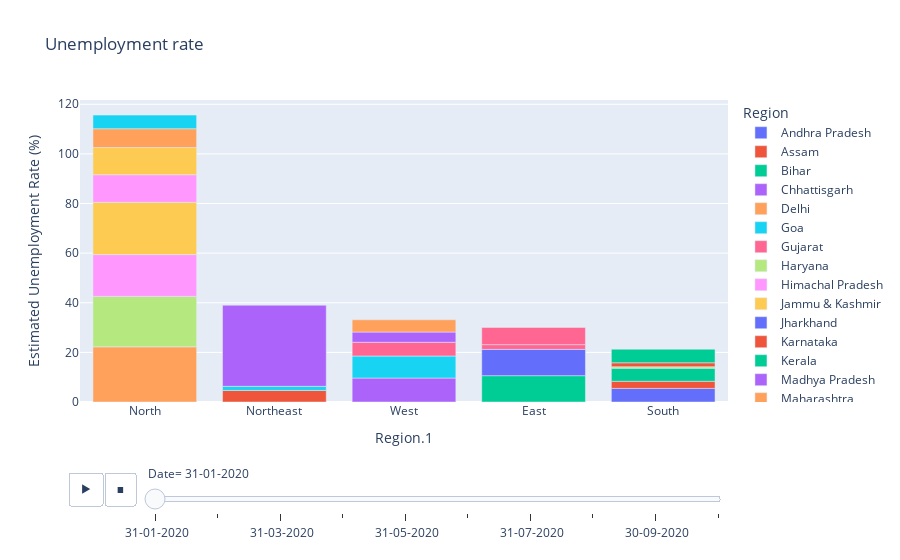

The notebook cell this image was saved under:
### Code cell
fg = px.bar(pq,x='Region.1',y=' Estimated Unemployment Rate (%)',color='Region',title='Unemployment rate',animation_frame=' Date',template='plotly')
fg.update_layout(xaxis={'categoryorder':'total descending'})
fg.show()

### Figure 1 — Plotly figure (JSON) as saved in the notebook; plotly's stock layout.template omitted (floating-point values rounded to 4 significant figures)
{"data": [{"alignmentgroup": "True", "hovertemplate": "Region=Andhra Pradesh<br> Date= 31-01-2020<br>Region.1=%{x}<br> Estimated Unemployment Rate (%)=%{y}<extra></extra>", "legendgroup": "Andhra Pradesh", "marker": {"color": "#636efa", "pattern": {"shape": ""}}, "name": "Andhra Pradesh", "offsetgroup": "Andhra Pradesh", "orientation": "v", "showlegend": true, "textposition": "auto", "type": "bar", "x": ["South"], "xaxis": "x", "y": [5.48], "yaxis": "y"}, {"alignmentgroup": "True", "hovertemplate": "Region=Assam<br> Date= 31-01-2020<br>Region.1=%{x}<br> Estimated Unemployment Rate (%)=%{y}<extra></extra>", "legendgroup": "Assam", "marker": {"color": "#EF553B", "pattern": {"shape": ""}}, "name": "Assam", "offsetgroup": "Assam", "orientation": "v", "showlegend": true, "textposition": "auto", "type": "bar", "x": ["Northeast"], "xaxis": "x", "y": [4.66], "yaxis": "y"}, {"alignmentgroup": "True", "hovertemplate": "Region=Bihar<br> Date= 31-01-2020<br>Region.1=%{x}<br> Estimated Unemployment Rate (%)=%{y}<extra></extra>", "legendgroup": "Bihar", "marker": {"color": "#00cc96", "pattern": {"shape": ""}}, "name": "Bihar", "offsetgroup": "Bihar", "orientation": "v", "showlegend": true, "textposition": "auto", "type": "bar", "x": ["East"], "xaxis": "x", "y": [10.61], "yaxis": "y"}, {"alignmentgroup": "True", "hovertemplate": "Region=Chhattisgarh<br> Date= 31-01-2020<br>Region.1=%{x}<br> Estimated Unemployment Rate (%)=%{y}<extra></extra>", "legendgroup": "Chhattisgarh", "marker": {"color": "#ab63fa", "pattern": {"shape": ""}}, "name": "Chhattisgarh", "offsetgroup": "Chhattisgarh", "orientation": "v", "showlegend": true, "textposition": "auto", "type": "bar", "x": ["West"], "xaxis": "x", "y": [9.65], "yaxis": "y"}, {"alignmentgroup": "True", "hovertemplate": "Region=Delhi<br> Date= 31-01-2020<br>Region.1=%{x}<br> Estimated Unemployment Rate (%)=%{y}<extra></extra>", "legendgroup": "Delhi", "marker": {"color": "#FFA15A", "pattern": {"shape": ""}}, "name": "Delhi", "offsetgroup": "Delhi", "orientation": "v", "showlegend": true, "textposition": "auto", "type": "bar", "x": ["North"], "xaxis": "x", "y": [22.23], "yaxis": "y"}, {"alignmentgroup": "True", "hovertemplate": "Region=Goa<br> Date= 31-01-2020<br>Region.1=%{x}<br> Estimated Unemployment Rate (%)=%{y}<extra></extra>", "legendgroup": "Goa", "marker": {"color": "#19d3f3", "pattern": {"shape": ""}}, "name": "Goa", "offsetgroup": "Goa", "orientation": "v", "showlegend": true, "textposition": "auto", "type": "bar", "x": ["West"], "xaxis": "x", "y": [8.89], "yaxis": "y"}, {"alignmentgroup": "True", "hovertemplate": "Region=Gujarat<br> Date= 31-01-2020<br>Region.1=%{x}<br> Estimated Unemployment Rate (%)=%{y}<extra></extra>", "legendgroup": "Gujarat", "marker": {"color": "#FF6692", "pattern": {"shape": ""}}, "name": "Gujarat", "offsetgroup": "Gujarat", "orientation": "v", "showlegend": true, "textposition": "auto", "type": "bar", "x": ["West"], "xaxis": "x", "y": [5.54], "yaxis": "y"}, {"alignmentgroup": "True", "hovertemplate": "Region=Haryana<br> Date= 31-01-2020<br>Region.1=%{x}<br> Estimated Unemployment Rate (%)=%{y}<extra></extra>", "legendgroup": "Haryana", "marker": {"color": "#B6E880", "pattern": {"shape": ""}}, "name": "Haryana", "offsetgroup": "Haryana", "orientation": "v", "showlegend": true, "textposition": "auto", "type": "bar", "x": ["North"], "xaxis": "x", "y": [20.34], "yaxis": "y"}, {"alignmentgroup": "True", "hovertemplate": "Region=Himachal Pradesh<br> Date= 31-01-2020<br>Region.1=%{x}<br> Estimated Unemployment Rate (%)=%{y}<extra></extra>", "legendgroup": "Himachal Pradesh", "marker": {"color": "#FF97FF", "pattern": {"shape": ""}}, "name": "Himachal Pradesh", "offsetgroup": "Himachal Pradesh", "orientation": "v", "showlegend": true, "textposition": "auto", "type": "bar", "x": ["North"], "xaxis": "x", "y": [16.83], "yaxis": "y"}, {"alignmentgroup": "True", "hovertemplate": "Region=Jammu & Kashmir<br> Date= 31-01-2020<br>Region.1=%{x}<br> Estimated Unemployment Rate (%)=%{y}<extra></extra>", "legendgroup": "Jammu & Kashmir", "marker": {"color": "#FECB52", "pattern": {"shape": ""}}, "name": "Jammu & Kashmir", "offsetgroup": "Jammu & Kashmir", "orientation": "v", "showlegend": true, "textposition": "auto", "type": "bar", "x": ["North"], "xaxis": "x", "y": [21.08], "yaxis": "y"}, {"alignmentgroup": "True", "hovertemplate": "Region=Jharkhand<br> Date= 31-01-2020<br>Region.1=%{x}<br> Estimated Unemployment Rate (%)=%{y}<extra></extra>", "legendgroup": "Jharkhand", "marker": {"color": "#636efa", "pattern": {"shape": ""}}, "name": "Jharkhand", "offsetgroup": "Jharkhand", "orientation": "v", "showlegend": true, "textposition": "auto", "type": "bar", "x": ["East"], "xaxis": "x", "y": [10.61], "yaxis": "y"}, {"alignmentgroup": "True", "hovertemplate": "Region=Karnataka<br> Date= 31-01-2020<br>Region.1=%{x}<br> Estimated Unemployment Rate (%)=%{y}<extra></extra>", "legendgroup": "Karnataka", "marker": {"color": "#EF553B", "pattern": {"shape": ""}}, "name": "Karnataka", "offsetgroup": "Karnataka", "orientation": "v", "showlegend": true, "textposition": "auto", "type": "bar", "x": ["South"], "xaxis": "x", "y": [2.86], "yaxis": "y"}, {"alignmentgroup": "True", "hovertemplate": "Region=Kerala<br> Date= 31-01-2020<br>Region.1=%{x}<br> Estimated Unemployment Rate (%)=%{y}<extra></extra>", "legendgroup": "Kerala", "marker": {"color": "#00cc96", "pattern": {"shape": ""}}, "name": "Kerala", "offsetgroup": "Kerala", "orientation": "v", "showlegend": true, "textposition": "auto", "type": "bar", "x": ["South"], "xaxis": "x", "y": [5.31], "yaxis": "y"}, {"alignmentgroup": "True", "hovertemplate": "Region=Madhya Pradesh<br> Date= 31-01-2020<br>Region.1=%{x}<br> Estimated Unemployment Rate (%)=%{y}<extra></extra>", "legendgroup": "Madhya Pradesh", "marker": {"color": "#ab63fa", "pattern": {"shape": ""}}, "name": "Madhya Pradesh", "offsetgroup": "Madhya Pradesh", "orientation": "v", "showlegend": true, "textposition": "auto", "type": "bar", "x": ["West"], "xaxis": "x", "y": [4.11], "yaxis": "y"}, {"alignmentgroup": "True", "hovertemplate": "Region=Maharashtra<br> Date= 31-01-2020<br>Region.1=%{x}<br> Estimated Unemployment Rate (%)=%{y}<extra></extra>", "legendgroup": "Maharashtra", "marker": {"color": "#FFA15A", "pattern": {"shape": ""}}, "name": "Maharashtra", "offsetgroup": "Maharashtra", "orientation": "v", "showlegend": true, "textposition": "auto", "type": "bar", "x": ["West"], "xaxis": "x", "y": [4.95], "yaxis": "y"}, {"alignmentgroup": "True", "hovertemplate": "Region=Meghalaya<br> Date= 31-01-2020<br>Region.1=%{x}<br> Estimated Unemployment Rate (%)=%{y}<extra></extra>", "legendgroup": "Meghalaya", "marker": {"color": "#19d3f3", "pattern": {"shape": ""}}, "name": "Meghalaya", "offsetgroup": "Meghalaya", "orientation": "v", "showlegend": true, "textposition": "auto", "type": "bar", "x": ["Northeast"], "xaxis": "x", "y": [1.66], "yaxis": "y"}, {"alignmentgroup": "True", "hovertemplate": "Region=Odisha<br> Date= 31-01-2020<br>Region.1=%{x}<br> Estimated Unemployment Rate (%)=%{y}<extra></extra>", "legendgroup": "Odisha", "marker": {"color": "#FF6692", "pattern": {"shape": ""}}, "name": "Odisha", "offsetgroup": "Odisha", "orientation": "v", "showlegend": true, "textposition": "auto", "type": "bar", "x": ["East"], "xaxis": "x", "y": [1.9], "yaxis": "y"}, {"alignmentgroup": "True", "hovertemplate": "Region=Puducherry<br> Date= 31-01-2020<br>Region.1=%{x}<br> Estimated Unemployment Rate (%)=%{y}<extra></extra>", "legendgroup": "Puducherry", "marker": {"color": "#B6E880", "pattern": {"shape": ""}}, "name": "Puducherry", "offsetgroup": "Puducherry", "orientation": "v", "showlegend": true, "textposition": "auto", "type": "bar", "x": ["South"], "xaxis": "x", "y": [0.58], "yaxis": "y"}, {"alignmentgroup": "True", "hovertemplate": "Region=Punjab<br> Date= 31-01-2020<br>Region.1=%{x}<br> Estimated Unemployment Rate (%)=%{y}<extra></extra>", "legendgroup": "Punjab", "marker": {"color": "#FF97FF", "pattern": {"shape": ""}}, "name": "Punjab", "offsetgroup": "Punjab", "orientation": "v", "showlegend": true, "textposition": "auto", "type": "bar", "x": ["North"], "xaxis": "x", "y": [11.11], "yaxis": "y"}, {"alignmentgroup": "True", "hovertemplate": "Region=Rajasthan<br> Date= 31-01-2020<br>Region.1=%{x}<br> Estimated Unemployment Rate (%)=%{y}<extra></extra>", "legendgroup": "Rajasthan", "marker": {"color": "#FECB52", "pattern": {"shape": ""}}, "name": "Rajasthan", "offsetgroup": "Rajasthan", "orientation": "v", "showlegend": true, "textposition": "auto", "type": "bar", "x": ["North"], "xaxis": "x", "y": [10.97], "yaxis": "y"}, {"alignmentgroup": "True", "hovertemplate": "Region=Tamil Nadu<br> Date= 31-01-2020<br>Region.1=%{x}<br> Estimated Unemployment Rate (%)=%{y}<extra></extra>", "legendgroup": "Tamil Nadu", "marker": {"color": "#EF553B", "pattern": {"shape": ""}}, "name": "Tamil Nadu", "offsetgroup": "Tamil Nadu", "orientation": "v", "showlegend": true, "textposition": "auto", "type": "bar", "x": ["South"], "xaxis": "x", "y": [1.57], "yaxis": "y"}, {"alignmentgroup": "True", "hovertemplate": "Region=Telangana<br> Date= 31-01-2020<br>Region.1=%{x}<br> Estimated Unemployment Rate (%)=%{y}<extra></extra>", "legendgroup": "Telangana", "marker": {"color": "#00cc96", "pattern": {"shape": ""}}, "name": "Telangana", "offsetgroup": "Telangana", "orientation": "v", "showlegend": true, "textposition": "auto", "type": "bar", "x": ["South"], "xaxis": "x", "y": [5.49], "yaxis": "y"}, {"alignmentgroup": "True", "hovertemplate": "Region=Tripura<br> Date= 31-01-2020<br>Region.1=%{x}<br> Estimated Unemployment Rate (%)=%{y}<extra></extra>", "legendgroup": "Tripura", "marker": {"color": "#ab63fa", "pattern": {"shape": ""}}, "name": "Tripura", "offsetgroup": "Tripura", "orientation": "v", "showlegend": true, "textposition": "auto", "type": "bar", "x": ["Northeast"], "xaxis": "x", "y": [32.67], "yaxis": "y"}, {"alignmentgroup": "True", "hovertemplate": "Region=Uttar Pradesh<br> Date= 31-01-2020<br>Region.1=%{x}<br> Estimated Unemployment Rate (%)=%{y}<extra></extra>", "legendgroup": "Uttar Pradesh", "marker": {"color": "#FFA15A", "pattern": {"shape": ""}}, "name": "Uttar Pradesh", "offsetgroup": "Uttar Pradesh", "orientation": "v", "showlegend": true, "textposition": "auto", "type": "bar", "x": ["North"], "xaxis": "x", "y": [7.58], "yaxis": "y"}, {"alignmentgroup": "True", "hovertemplate": "Region=Uttarakhand<br> Date= 31-01-2020<br>Region.1=%{x}<br> Estimated Unemployment Rate (%)=%{y}<extra></extra>", "legendgroup": "Uttarakhand", "marker": {"color": "#19d3f3", "pattern": {"shape": ""}}, "name": "Uttarakhand", "offsetgroup": "Uttarakhand", "orientation": "v", "showlegend": true, "textposition": "auto", "type": "bar", "x": ["North"], "xaxis": "x", "y": [5.49], "yaxis": "y"}, {"alignmentgroup": "True", "hovertemplate": "Region=West Bengal<br> Date= 31-01-2020<br>Region.1=%{x}<br> Estimated Unemployment Rate (%)=%{y}<extra></extra>", "legendgroup": "West Bengal", "marker": {"color": "#FF6692", "pattern": {"shape": ""}}, "name": "West Bengal", "offsetgroup": "West Bengal", "orientation": "v", "showlegend": true, "textposition": "auto", "type": "bar", "x": ["East"], "xaxis": "x", "y": [6.94], "yaxis": "y"}], "layout": {"barmode": "relative", "legend": {"title": {"text": "Region"}, "tracegroupgap": 0}, "sliders": [{"active": 0, "currentvalue": {"prefix": " Date="}, "len": 0.9, "pad": {"b": 10, "t": 60}, "steps": [{"args": [[" 31-01-2020"], {"frame": {"duration": 0, "redraw": true}, "fromcurrent": true, "mode": "immediate", "transition": {"duration": 0, "easing": "linear"}}], "label": " 31-01-2020", "method": "animate"}, {"args": [[" 29-02-2020"], {"frame": {"duration": 0, "redraw": true}, "fromcurrent": true, "mode": "immediate", "transition": {"duration": 0, "easing": "linear"}}], "label": " 29-02-2020", "method": "animate"}, {"args": [[" 31-03-2020"], {"frame": {"duration": 0, "redraw": true}, "fromcurrent": true, "mode": "immediate", "transition": {"duration": 0, "easing": "linear"}}], "label": " 31-03-2020", "method": "animate"}, {"args": [[" 30-04-2020"], {"frame": {"duration": 0, "redraw": true}, "fromcurrent": true, "mode": "immediate", "transition": {"duration": 0, "easing": "linear"}}], "label": " 30-04-2020", "method": "animate"}, {"args": [[" 31-05-2020"], {"frame": {"duration": 0, "redraw": true}, "fromcurrent": true, "mode": "immediate", "transition": {"duration": 0, "easing": "linear"}}], "label": " 31-05-2020", "method": "animate"}, {"args": [[" 30-06-2020"], {"frame": {"duration": 0, "redraw": true}, "fromcurrent": true, "mode": "immediate", "transition": {"duration": 0, "easing": "linear"}}], "label": " 30-06-2020", "method": "animate"}, {"args": [[" 31-07-2020"], {"frame": {"duration": 0, "redraw": true}, "fromcurrent": true, "mode": "immediate", "transition": {"duration": 0, "easing": "linear"}}], "label": " 31-07-2020", "method": "animate"}, {"args": [[" 31-08-2020"], {"frame": {"duration": 0, "redraw": true}, "fromcurrent": true, "mode": "immediate", "transition": {"duration": 0, "easing": "linear"}}], "label": " 31-08-2020", "method": "animate"}, {"args": [[" 30-09-2020"], {"frame": {"duration": 0, "redraw": true}, "fromcurrent": true, "mode": "immediate", "transition": {"duration": 0, "easing": "linear"}}], "label": " 30-09-2020", "method": "animate"}, {"args": [[" 31-10-2020"], {"frame": {"duration": 0, "redraw": true}, "fromcurrent": true, "mode": "immediate", "transition": {"duration": 0, "easing": "linear"}}], "label": " 31-10-2020", "method": "animate"}], "x": 0.1, "xanchor": "left", "y": 0, "yanchor": "top"}], "title": {"text": "Unemployment rate"}, "updatemenus": [{"buttons": [{"args": [null, {"frame": {"duration": 500, "redraw": true}, "fromcurrent": true, "mode": "immediate", "transition": {"duration": 500, "easing": "linear"}}], "label": "&#9654;", "method": "animate"}, {"args": [[null], {"frame": {"duration": 0, "redraw": true}, "fromcurrent": true, "mode": "immediate", "transition": {"duration": 0, "easing": "linear"}}], "label": "&#9724;", "method": "animate"}], "direction": "left", "pad": {"r": 10, "t": 70}, "showactive": false, "type": "buttons", "x": 0.1, "xanchor": "right", "y": 0, "yanchor": "top"}], "xaxis": {"anchor": "y", "categoryorder": "total descending", "domain": [0, 1], "title": {"text": "Region.1"}}, "yaxis": {"anchor": "x", "domain": [0, 1], "title": {"text": " Estimated Unemployment Rate (%)"}}}}
